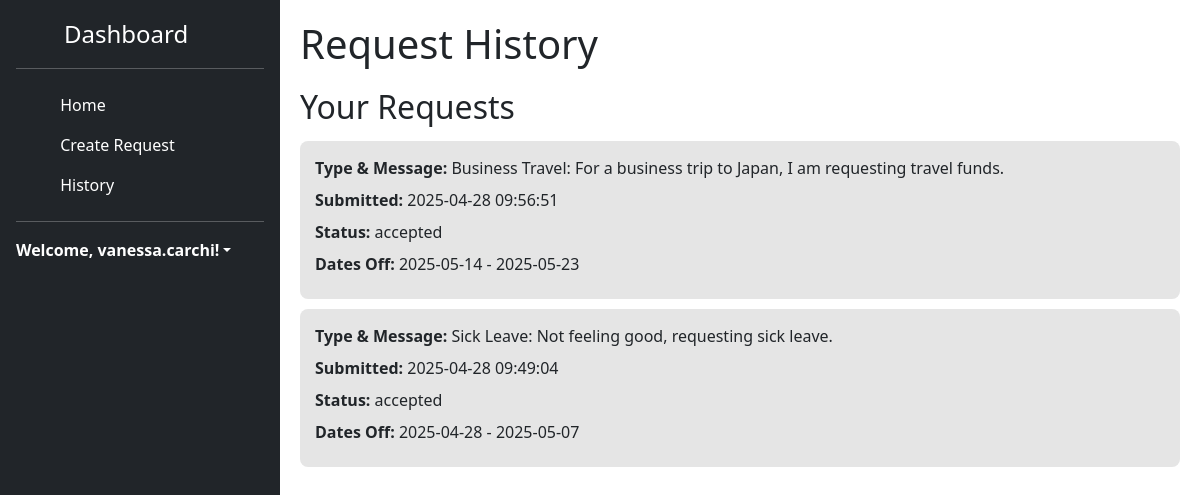
The page /request_history (signed in) on the database as committed earlier.
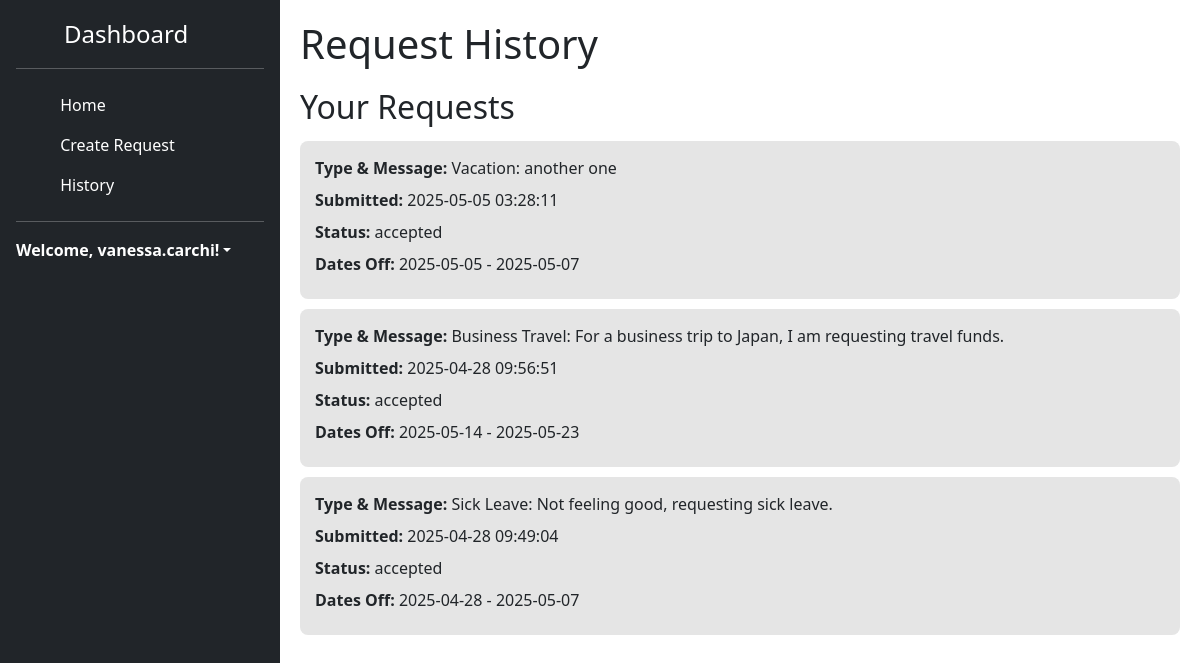
The same page on the database as committed later.
### tables this page shows
CREATE TABLE requests (
    id INTEGER PRIMARY KEY AUTOINCREMENT,
    username TEXT NOT NULL,
    request TEXT NOT NULL,
    timestamp DATETIME DEFAULT CURRENT_TIMESTAMP
, status TEXT DEFAULT 'pending', user_id INTEGER, start_date TEXT, end_date TEXT);

### main.py (the view, shortened to what this page needs)
@app.route("/request_history", methods=["GET","POST"])
def request_history():
    if "user" in session:
        username = session["user"]
        conn = sqlite3.connect("users.db")
        cursor = conn.cursor()
        cursor.execute("SELECT id FROM users WHERE username = ?", (username,))
        user_row = cursor.fetchone()
        if not user_row:
            conn.close()
            return "User not found", 404
        user_id = user_row[0]
        cursor.execute("""
            SELECT request, timestamp, status, start_date, end_date FROM requests
            WHERE user_id = ? ORDER BY timestamp DESC
        """, (user_id,))
        user_requests = cursor.fetchall()
        conn.close()
        return render_template("HTML/request_history.html", username=username, requests=user_requests)
    return redirect(url_for("login"))

### templates/HTML/request_history.html (shortened to what this page needs)
<!DOCTYPE html>
<html lang="en">
    <head>
        <link rel="stylesheet" href="{{ url_for('static', filename='CSS/sidebars.css') }}">
        <link rel="stylesheet" href="{{ url_for('static', filename='CSS/history.css') }}">
        <link href="https://cdn.jsdelivr.net/npm/bootstrap@5.3.2/dist/css/bootstrap.min.css" rel="stylesheet">
        <link rel="stylesheet" href="https://cdn.jsdelivr.net/npm/flatpickr/dist/flatpickr.min.css">
        <link rel="stylesheet" href="https://cdn.jsdelivr.net/npm/@docsearch/css@3">
        <link href="../assets/dist/css/bootstrap.min.css" rel="stylesheet">
    </head>
    <body>
  <div class="app-container">
    <div class="sidebar flex-column flex-shrink-0 p-3 text-bg-dark" style="width: 280px;">
      <a href="/" class="d-flex align-items-center mb-3 mb-md-0 me-md-auto text-white text-decoration-none">
        <svg class="bi pe-none me-2" width="40" height="32"><use xlink:href="#bootstrap"/></svg>
        <span class="fs-4">Dashboard</span>
      </a>
      <hr>
      <ul class="nav nav-pills flex-column mb-auto">
        <li class="nav-item">
          <a href="{{ url_for('dashboard') }}" class="nav-link text-white">
            <svg class="bi pe-none me-2" width="16" height="16"><use xlink:href="#home"/></svg>
            Home
          </a>
        </li>
        <li>
          <a href="{{ url_for('create_request') }}" class="nav-link text-white">
            <svg class="bi pe-none me-2" width="16" height="16"><use xlink:href="#table"/></svg>
            Create Request
          </a>
        </li>
        <li>
          <a href="{{ url_for('request_history') }}" class="nav-link text-white">
            <svg class="bi pe-none me-2" width="16" height="16"><use xlink:href="#grid"/></svg>
            History
          </a>
        </li>
      </ul>
      <hr>
      <div class="dropdown">
        <a href="#" class="d-flex align-items-center text-white text-decoration-none dropdown-toggle" data-bs-toggle="dropdown" aria-expanded="false">
          <strong>Welcome, {{username}}!</strong>
        </a>
      </div>
    </div>
    <div class="main-content">
      <h1>Request History</h1>
      <div class="requests-list">
        <h2>Your Requests</h2>
        {% if requests %}
          {% for req, timestamp, status, start_date, end_date in requests %}
            <div class="request-item">
              <p><strong>Type & Message:</strong> {{ req }}</p>
              <p><strong>Submitted:</strong> {{ timestamp }}</p>
              <p><strong>Status:</strong> {{ status }}</p>
              {% if start_date and end_date %}
                <p><strong>Dates Off:</strong> {{ start_date }} - {{ end_date }}</p>
              {% else %}
                <p><strong>Dates Off:</strong> N/A</p>
              {% endif %}
            </div>
          {% endfor %}
        {% else %}
          <p>No requests submitted yet.</p>
        {% endif %}
      </div>
    </body>
</html>

Rows that differ between the two databases and show on the page:
added requests: request "Vacation: another one", timestamp "2025-05-05 03:28:11", status "accepted", start_date "2025-05-05", end_date "2025-05-07"
